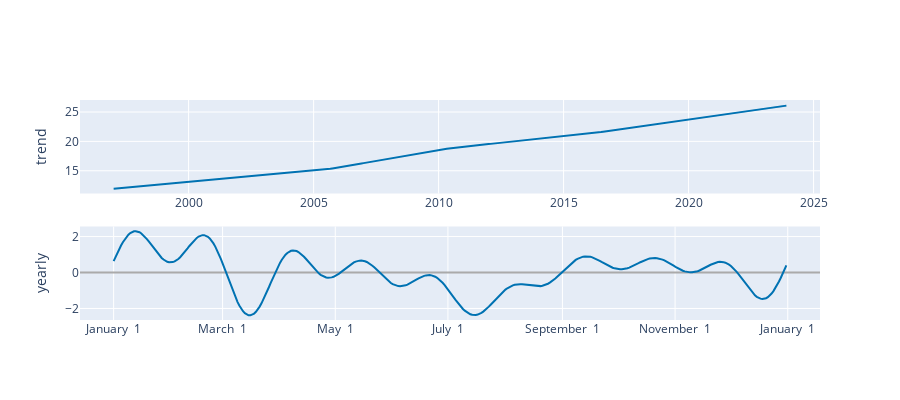

The notebook cell saved with this chart:
### Code cell
plot_components_plotly(m, forecast)

### Figure 1 — Plotly figure (JSON) as saved in the notebook; plotly's stock layout.template omitted (floating-point values rounded to 4 significant figures; data arrays with more than 128 entries replaced by an {"elided": "..."} marker saying what was removed)
{"data": [{"line": {"color": "#0072B2", "width": 2}, "mode": "lines", "name": "trend", "type": "scatter", "x": {"elided": "324 str values"}, "xaxis": "x", "y": {"elided": "324 float values"}, "yaxis": "y"}, {"line": {"color": "rgba(0, 114, 178, 0.2)", "width": 0}, "mode": "lines", "name": "trend_upper", "type": "scatter", "x": {"elided": "324 str values"}, "xaxis": "x", "y": {"elided": "324 float values"}, "yaxis": "y"}, {"fill": "tonexty", "fillcolor": "rgba(0, 114, 178, 0.2)", "line": {"color": "rgba(0, 114, 178, 0.2)", "width": 0}, "mode": "lines", "name": "trend_lower", "type": "scatter", "x": {"elided": "324 str values"}, "xaxis": "x", "y": {"elided": "324 float values"}, "yaxis": "y"}, {"line": {"color": "#0072B2", "width": 2}, "mode": "lines", "name": "yearly", "type": "scatter", "x": {"elided": "365 str values"}, "xaxis": "x2", "y": {"elided": "365 float values"}, "yaxis": "y2"}], "layout": {"height": 400, "showlegend": false, "width": 900, "xaxis": {"anchor": "y", "domain": [0, 1], "range": ["1995-08-28T13:12:00", "2025-04-04T10:48:00"], "type": "date"}, "xaxis2": {"anchor": "y2", "domain": [0, 1], "range": ["2016-12-13T18:54:02.958904115", "2018-01-18T11:04:57.863013581"], "tickformat": "%B %e", "type": "date"}, "yaxis": {"anchor": "x", "domain": [0.575, 1], "rangemode": "normal", "title": {"text": "trend"}, "zerolinecolor": "#AAA"}, "yaxis2": {"anchor": "x2", "domain": [0, 0.425], "title": {"text": "yearly"}, "zerolinecolor": "#AAA"}}}
